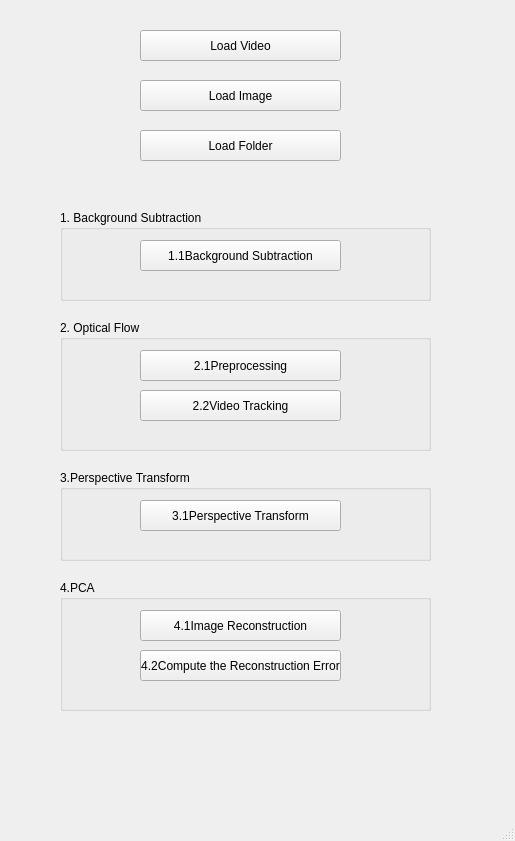
<?xml version="1.0" encoding="UTF-8"?>
<ui version="4.0">
 <class>MainWindow</class>
 <widget class="QMainWindow" name="MainWindow">
  <property name="geometry">
   <rect>
    <x>0</x>
    <y>0</y>
    <width>515</width>
    <height>841</height>
   </rect>
  </property>
  <property name="windowTitle">
   <string>MainWindow</string>
  </property>
  <widget class="QWidget" name="centralwidget">
   <widget class="QPushButton" name="btn_load_video">
    <property name="geometry">
     <rect>
      <x>140</x>
      <y>30</y>
      <width>201</width>
      <height>31</height>
     </rect>
    </property>
    <property name="text">
     <string>Load Video</string>
    </property>
   </widget>
   <widget class="QPushButton" name="btn_load_image">
    <property name="geometry">
     <rect>
      <x>140</x>
      <y>80</y>
      <width>201</width>
      <height>31</height>
     </rect>
    </property>
    <property name="text">
     <string>Load Image</string>
    </property>
   </widget>
   <widget class="QPushButton" name="btn_load_folder">
    <property name="geometry">
     <rect>
      <x>140</x>
      <y>130</y>
      <width>201</width>
      <height>31</height>
     </rect>
    </property>
    <property name="text">
     <string>Load Folder</string>
    </property>
   </widget>
   <widget class="QGroupBox" name="groupBox">
    <property name="geometry">
     <rect>
      <x>60</x>
      <y>210</y>
      <width>371</width>
      <height>91</height>
     </rect>
    </property>
    <property name="title">
     <string>1. Background Subtraction</string>
    </property>
    <widget class="QPushButton" name="btn_background_subtraction">
     <property name="geometry">
      <rect>
       <x>80</x>
       <y>30</y>
       <width>201</width>
       <height>31</height>
      </rect>
     </property>
     <property name="text">
      <string>1.1Background Subtraction</string>
     </property>
    </widget>
   </widget>
   <widget class="QGroupBox" name="groupBox_2">
    <property name="geometry">
     <rect>
      <x>60</x>
      <y>470</y>
      <width>371</width>
      <height>91</height>
     </rect>
    </property>
    <property name="title">
     <string>3.Perspective Transform</string>
    </property>
    <widget class="QPushButton" name="btn_perspective_transform">
     <property name="geometry">
      <rect>
       <x>80</x>
       <y>30</y>
       <width>201</width>
       <height>31</height>
      </rect>
     </property>
     <property name="text">
      <string>3.1Perspective Transform</string>
     </property>
    </widget>
   </widget>
   <widget class="QGroupBox" name="groupBox_3">
    <property name="geometry">
     <rect>
      <x>60</x>
      <y>580</y>
      <width>371</width>
      <height>131</height>
     </rect>
    </property>
    <property name="title">
     <string>4.PCA</string>
    </property>
    <widget class="QPushButton" name="btn_image_reconstruction">
     <property name="geometry">
      <rect>
       <x>80</x>
       <y>30</y>
       <width>201</width>
       <height>31</height>
      </rect>
     </property>
     <property name="text">
      <string>4.1Image Reconstruction</string>
     </property>
    </widget>
    <widget class="QPushButton" name="btn_compute_the_recostruction_error">
     <property name="geometry">
      <rect>
       <x>80</x>
       <y>70</y>
       <width>201</width>
       <height>31</height>
      </rect>
     </property>
     <property name="text">
      <string>4.2Compute the Reconstruction Error</string>
     </property>
    </widget>
   </widget>
   <widget class="QGroupBox" name="groupBox_4">
    <property name="geometry">
     <rect>
      <x>60</x>
      <y>320</y>
      <width>371</width>
      <height>131</height>
     </rect>
    </property>
    <property name="title">
     <string>2. Optical Flow</string>
    </property>
    <widget class="QPushButton" name="btn_preprocessing">
     <property name="geometry">
      <rect>
       <x>80</x>
       <y>30</y>
       <width>201</width>
       <height>31</height>
      </rect>
     </property>
     <property name="text">
      <string>2.1Preprocessing</string>
     </property>
    </widget>
    <widget class="QPushButton" name="btn_video_tracking">
     <property name="geometry">
      <rect>
       <x>80</x>
       <y>70</y>
       <width>201</width>
       <height>31</height>
      </rect>
     </property>
     <property name="text">
      <string>2.2Video Tracking</string>
     </property>
    </widget>
   </widget>
  </widget>
  <widget class="QMenuBar" name="menubar">
   <property name="geometry">
    <rect>
     <x>0</x>
     <y>0</y>
     <width>515</width>
     <height>21</height>
    </rect>
   </property>
  </widget>
  <widget class="QStatusBar" name="statusbar"/>
 </widget>
 <resources/>
 <connections/>
</ui>
